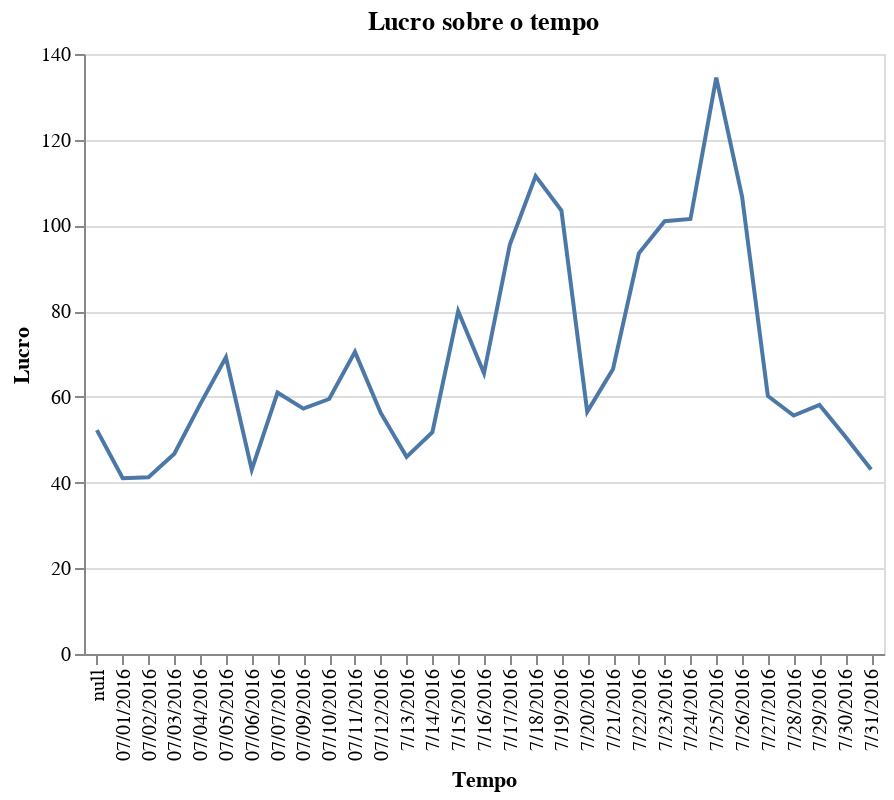

Notebook code for this chart:
### Markdown cell above
# Exercício 10
Imprima um gráfico de linha que retorne o lucro ao longo do tempo

### Code cell
alt.Chart(lemonades).mark_line().encode(
    x= alt.X('Date', axis=alt.Axis(title='Tempo')),
    y= alt.Y('Revenue', axis=alt.Axis(title='Lucro'))
).properties(
    title="Lucro sobre o tempo"
)

### Figure 1 — Vega-Lite specification as saved in the notebook (floating-point values rounded to 4 significant figures)
{"$schema": "https://vega.github.io/schema/vega-lite/v3.4.0.json", "config": {"mark": {"tooltip": null}, "view": {"height": 300, "width": 400}}, "data": {"name": "data-740605f8594c669ef0c65e4f397d5d23"}, "datasets": {"data-740605f8594c669ef0c65e4f397d5d23": [{"Date": "7/25/2016", "Leaflets": 135, "Lemon": 156, "LemonRevenue": 89.7, "Location": "Park", "Orange": 113, "OrangeRevenue": 64.97, "Price": 0.575, "Rank": 31.5, "Revenue": 134.5, "Sales": 269, "Temperature": 84}, {"Date": "07/12/2016", "Leaflets": 99, "Lemon": 130, "LemonRevenue": 39.33, "Location": "Beach", "Orange": 95, "OrangeRevenue": 28.74, "Price": 0.3025, "Rank": 31.5, "Revenue": 56.25, "Sales": 225, "Temperature": 84}, {"Date": "7/26/2016", "Leaflets": 158, "Lemon": 176, "LemonRevenue": 70.84, "Location": "Park", "Orange": 129, "OrangeRevenue": 51.92, "Price": 0.4025, "Rank": 29.5, "Revenue": 106.8, "Sales": 305, "Temperature": 83}, {"Date": "07/11/2016", "Leaflets": 135, "Lemon": 162, "LemonRevenue": 49.01, "Location": "Beach", "Orange": 120, "OrangeRevenue": 36.3, "Price": 0.3025, "Rank": 29.5, "Revenue": 70.5, "Sales": 282, "Temperature": 83}, {"Date": null, "Leaflets": 113, "Lemon": 123, "LemonRevenue": 37.21, "Location": "Beach", "Orange": 86, "OrangeRevenue": 26.02, "Price": 0.3025, "Rank": 24.5, "Revenue": 52.25, "Sales": 209, "Temperature": 82}, {"Date": "7/24/2016", "Leaflets": 117, "Lemon": 121, "LemonRevenue": 69.57, "Location": "Park", "Orange": 82, "OrangeRevenue": 47.15, "Price": 0.575, "Rank": 24.5, "Revenue": 101.5, "Sales": 203, "Temperature": 82}, {"Date": "7/28/2016", "Leaflets": 90, "Lemon": 96, "LemonRevenue": 38.64, "Location": "Park", "Orange": 63, "OrangeRevenue": 25.36, "Price": 0.4025, "Rank": 24.5, "Revenue": 55.65, "Sales": 159, "Temperature": 82}, {"Date": "07/10/2016", "Leaflets": 131, "Lemon": 140, "LemonRevenue": 42.35, "Location": "Beach", "Orange": 98, "OrangeRevenue": 29.65, "Price": 0.3025, "Rank": 24.5, "Revenue": 59.5, "Sales": 238, "Temperature": 82}, {"Date": "7/31/2016", "Leaflets": 68, "Lemon": 76, "LemonRevenue": 32.19, "Location": "Beach", "Orange": 47, "OrangeRevenue": 19.9, "Price": 0.4235, "Rank": 24.5, "Revenue": 43.05, "Sales": 123, "Temperature": 82}, {"Date": "07/06/2016", "Leaflets": 90, "Lemon": 103, "LemonRevenue": 31.16, "Location": "Beach", "Orange": 69, "OrangeRevenue": 20.87, "Price": 0.3025, "Rank": 24.5, "Revenue": 43, "Sales": 172, "Temperature": 82}, {"Date": "07/06/2016", "Leaflets": 90, "Lemon": 103, "LemonRevenue": 31.16, "Location": "Beach", "Orange": 69, "OrangeRevenue": 20.87, "Price": 0.3025, "Rank": 24.5, "Revenue": 43, "Sales": 172, "Temperature": 82}, {"Date": "7/30/2016", "Leaflets": 81, "Lemon": 88, "LemonRevenue": 37.27, "Location": "Beach", "Orange": 57, "OrangeRevenue": 24.14, "Price": 0.4235, "Rank": 24.5, "Revenue": 50.75, "Sales": 145, "Temperature": 82}, {"Date": "7/18/2016", "Leaflets": 122, "Lemon": 131, "LemonRevenue": 75.32, "Location": "Park", "Orange": 92, "OrangeRevenue": 52.9, "Price": 0.575, "Rank": 18.5, "Revenue": 111.5, "Sales": 223, "Temperature": 81}, {"Date": "07/07/2016", "Leaflets": 135, "Lemon": 143, "LemonRevenue": 43.26, "Location": "Beach", "Orange": 101, "OrangeRevenue": 30.55, "Price": 0.3025, "Rank": 18.5, "Revenue": 61, "Sales": 244, "Temperature": 81}, {"Date": "7/23/2016", "Leaflets": 117, "Lemon": 120, "LemonRevenue": 69, "Location": "Park", "Orange": 82, "OrangeRevenue": 47.15, "Price": 0.575, "Rank": 18.5, "Revenue": 101, "Sales": 202, "Temperature": 81}, {"Date": "7/29/2016", "Leaflets": 95, "Lemon": 100, "LemonRevenue": 40.25, "Location": "Park", "Orange": 66, "OrangeRevenue": 26.56, "Price": 0.4025, "Rank": 18.5, "Revenue": 58.1, "Sales": 166, "Temperature": 81}, {"Date": "7/22/2016", "Leaflets": 108, "Lemon": 112, "LemonRevenue": 64.4, "Location": "Park", "Orange": 75, "OrangeRevenue": 43.12, "Price": 0.575, "Rank": 15, "Revenue": 93.5, "Sales": 187, "Temperature": 80}, {"Date": "07/09/2016", "Leaflets": 126, "Lemon": 134, "LemonRevenue": 40.54, "Location": "Beach", "Orange": 95, "OrangeRevenue": 28.74, "Price": 0.3025, "Rank": 15, "Revenue": 57.25, "Sales": 229, "Temperature": 80}, {"Date": "7/27/2016", "Leaflets": 99, "Lemon": 104, "LemonRevenue": 41.86, "Location": "Park", "Orange": 68, "OrangeRevenue": 27.37, "Price": 0.4025, "Rank": 15, "Revenue": 60.2, "Sales": 172, "Temperature": 80}, {"Date": "7/19/2016", "Leaflets": 113, "Lemon": 122, "LemonRevenue": 70.15, "Location": "Park", "Orange": 85, "OrangeRevenue": 48.87, "Price": 0.575, "Rank": 12, "Revenue": 103.5, "Sales": 207, "Temperature": 78}, {"Date": "07/05/2016", "Leaflets": 135, "Lemon": 159, "LemonRevenue": 48.1, "Location": "Beach", "Orange": 118, "OrangeRevenue": 35.7, "Price": 0.3025, "Rank": 12, "Revenue": 69.25, "Sales": 277, "Temperature": 78}, {"Date": "7/14/2016", "Leaflets": 113, "Lemon": 122, "LemonRevenue": 36.91, "Location": "Beach", "Orange": 85, "OrangeRevenue": 25.71, "Price": 0.3025, "Rank": 12, "Revenue": 51.75, "Sales": 207, "Temperature": 78}, {"Date": "7/17/2016", "Leaflets": 126, "Lemon": 115, "LemonRevenue": 69.58, "Location": "Beach", "Orange": 76, "OrangeRevenue": 45.98, "Price": 0.605, "Rank": 9, "Revenue": 95.5, "Sales": 191, "Temperature": 77}, {"Date": "7/21/2016", "Leaflets": 90, "Lemon": 83, "LemonRevenue": 47.72, "Location": "Park", "Orange": 50, "OrangeRevenue": 28.75, "Price": 0.575, "Rank": 9, "Revenue": 66.5, "Sales": 133, "Temperature": 77}, {"Date": "7/13/2016", "Leaflets": 99, "Lemon": 109, "LemonRevenue": 32.97, "Location": "Beach", "Orange": 75, "OrangeRevenue": 22.69, "Price": 0.3025, "Rank": 9, "Revenue": 46, "Sales": 184, "Temperature": 77}, {"Date": "07/04/2016", "Leaflets": 98, "Lemon": 134, "LemonRevenue": 40.54, "Location": "Beach", "Orange": 99, "OrangeRevenue": 29.95, "Price": 0.3025, "Rank": 7, "Revenue": 58.25, "Sales": 233, "Temperature": 76}, {"Date": "7/15/2016", "Leaflets": 108, "Lemon": 98, "LemonRevenue": 59.29, "Location": "Beach", "Orange": 62, "OrangeRevenue": 37.51, "Price": 0.605, "Rank": 6, "Revenue": 80, "Sales": 160, "Temperature": 75}, {"Date": "7/16/2016", "Leaflets": 90, "Lemon": 81, "LemonRevenue": 49.01, "Location": "Beach", "Orange": 50, "OrangeRevenue": 30.25, "Price": 0.605, "Rank": 5, "Revenue": 65.5, "Sales": 131, "Temperature": 74}, {"Date": "07/02/2016", "Leaflets": 90, "Lemon": 98, "LemonRevenue": 28.17, "Location": "Park", "Orange": 67, "OrangeRevenue": 19.26, "Price": 0.2875, "Rank": 4, "Revenue": 41.25, "Sales": 165, "Temperature": 72}, {"Date": "07/03/2016", "Leaflets": 104, "Lemon": 110, "LemonRevenue": 31.62, "Location": "Park", "Orange": 77, "OrangeRevenue": 22.14, "Price": 0.2875, "Rank": 3, "Revenue": 46.75, "Sales": 187, "Temperature": 71}, {"Date": "7/20/2016", "Leaflets": 108.5, "Lemon": 71, "LemonRevenue": 40.82, "Location": "Park", "Orange": 42, "OrangeRevenue": 24.15, "Price": 0.575, "Rank": 1.5, "Revenue": 56.5, "Sales": 113, "Temperature": 70}, {"Date": "07/01/2016", "Leaflets": 90, "Lemon": 97, "LemonRevenue": 27.89, "Location": "Park", "Orange": 67, "OrangeRevenue": 19.26, "Price": 0.2875, "Rank": 1.5, "Revenue": 41, "Sales": 164, "Temperature": 70}]}, "encoding": {"x": {"axis": {"title": "Tempo"}, "field": "Date", "type": "nominal"}, "y": {"axis": {"title": "Lucro"}, "field": "Revenue", "type": "quantitative"}}, "mark": "line", "title": "Lucro sobre o tempo"}
